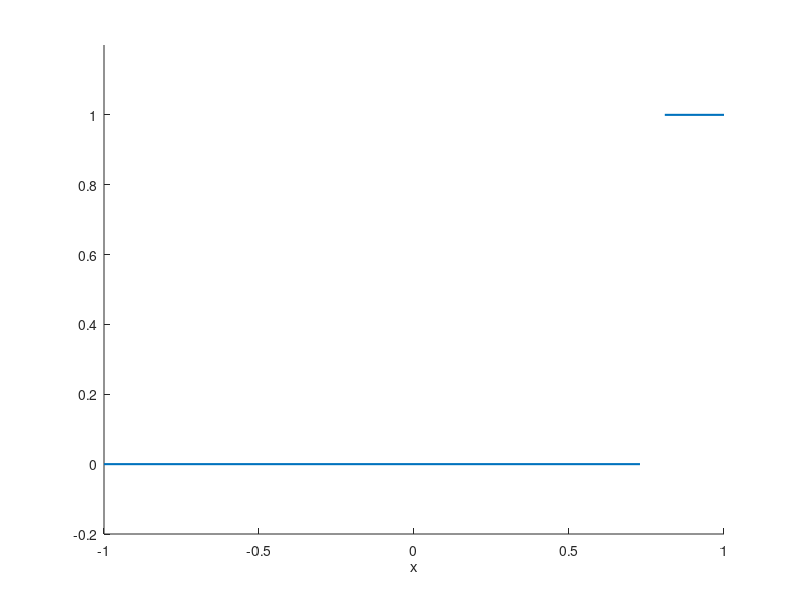

MATLAB code to generate this figure: (Note: this script raises an error after producing the figure.)
clc; clear; close all;

%% parameters
omega_p = 0.2*pi;
omega_s = 0.24*pi;
x_p = cos(omega_p);
x_s = cos(omega_s);
L = 32; % polynomial order

%% init.
figure(1);
line([-1 x_s],[0 0],'linewidth',1.5); hold on;
line([x_p, 1],[1 1],'linewidth',1.5);
set(gca,'ylim',[-0.2 1.2]);
xlabel('x');
df = pi/(L+1);
ff = pi:-df:0;
xx = cos(ff); xx = xx(:);
[dis,ind] = min(abs(xx-x_p));
xx(ind) = x_p;
xx(ind-1) = x_s;

%% main algorithm
notFinish = 1; % decide if optimum is found
count = 0; % count iteraion times
maxIt = 80; % max allowed iteration
while notFinish
    L_plus_what = length(xx) - L; % literally L plus "what"
    count = count + 1;
    if count > maxIt
        fprintf('Iteration stops!\n\n');
        break;
    end
    %% Polynomial fitting
    A = zeros(L+L_plus_what,L+L_plus_what);
    A(:,1) = 1;
    for m = 2:L+L_plus_what-1
        A(:,m) = A(:,m-1).* xx;
    end
    A(:,L+L_plus_what) = (-1).^(1:L+L_plus_what);
    b = zeros(L+L_plus_what,1);
    b(ind:end) = 1; 
    y = A\b;
    delta = abs(y(end));
    P = y(1:end-1);
    xplotloc = -1.0:0.001:1.0; 
    len = length(xplotloc);
    p_x = zeros(size(xplotloc)); 
    for j = 1:len
        thisterm = 1;
        for m = 1:L+L_plus_what-1
            % thisterm:x^0,x^1,x^2,x^3....x^L
            p_x(j) = p_x(j) + P(m)*thisterm;
            thisterm = thisterm * xplotloc(j);
        end
    end
    %% STUDENTS: WRITE THE FUNCTION newArgument()
    newArgument(p_x, xplotloc, L, delta, x_p, x_s);
    try
        [arg, mag] = newArgument(p_x, xplotloc, L, delta, x_p, x_s);
    catch
        clear; close all;
        error('Students have to write the function newArgument()');
    end
    %% check if the polynomial is optimal
    IsOptimal = isOptimal(mag, delta);
    IsntOptimal = ~IsOptimal;
    notFinish = IsntOptimal;
    %% if the new argument is almost identical to 
    %  the old argument, then we say optimum is found
    try
        if max(abs(sort(arg) - xx.')) < 0.001*pi
            notFinish = 0; 
        end
    catch
    end
    %% feed the new argument into the next iteration
    xx = sort(arg); xx = xx.';
end
figure(1)
%% plotting
line([-1 x_s],[delta delta],'linestyle','--','color','red');
line([x_p 1],[1+delta 1+delta],'linestyle','--','color','red');
line([-1 x_s],[-delta -delta],'linestyle','--','color','red');
line([x_p 1],[1-delta 1-delta],'linestyle','--','color','red');
plot(xplotloc,p_x);
% scatter(arg, mag, 'filled');

%% find FIR coefficients
try
    h = findFIRcoeff(P);
catch
    clear; close all;
    error('Students have to include myChebyPol() from HW7');
end
   
figure,
[H,w] = freqz(h, 1, 2048);
plot(w, abs(H)); hold on
scatter([omega_p,omega_s], [1-delta,delta],'filled')
text([1.1*omega_p,1.1*omega_s], [1.05-1.05*delta,1.3*(L/6)*delta],...
     {['|H(\omega_p)|,   \omega_p = ',num2str(omega_p/pi),'\pi'],...
      ['|H(\omega_s)|,   \omega_s = ',num2str(omega_s/pi),'\pi']});
line([omega_s, pi],[delta delta],'linestyle','--','color','red');
line([0 omega_p],[1+delta 1+delta],'linestyle','--','color','red');
line([0 omega_p],[1-delta 1-delta],'linestyle','--','color','red'); hold off

%% delta
fprintf('delta is %.3f\n', delta);
